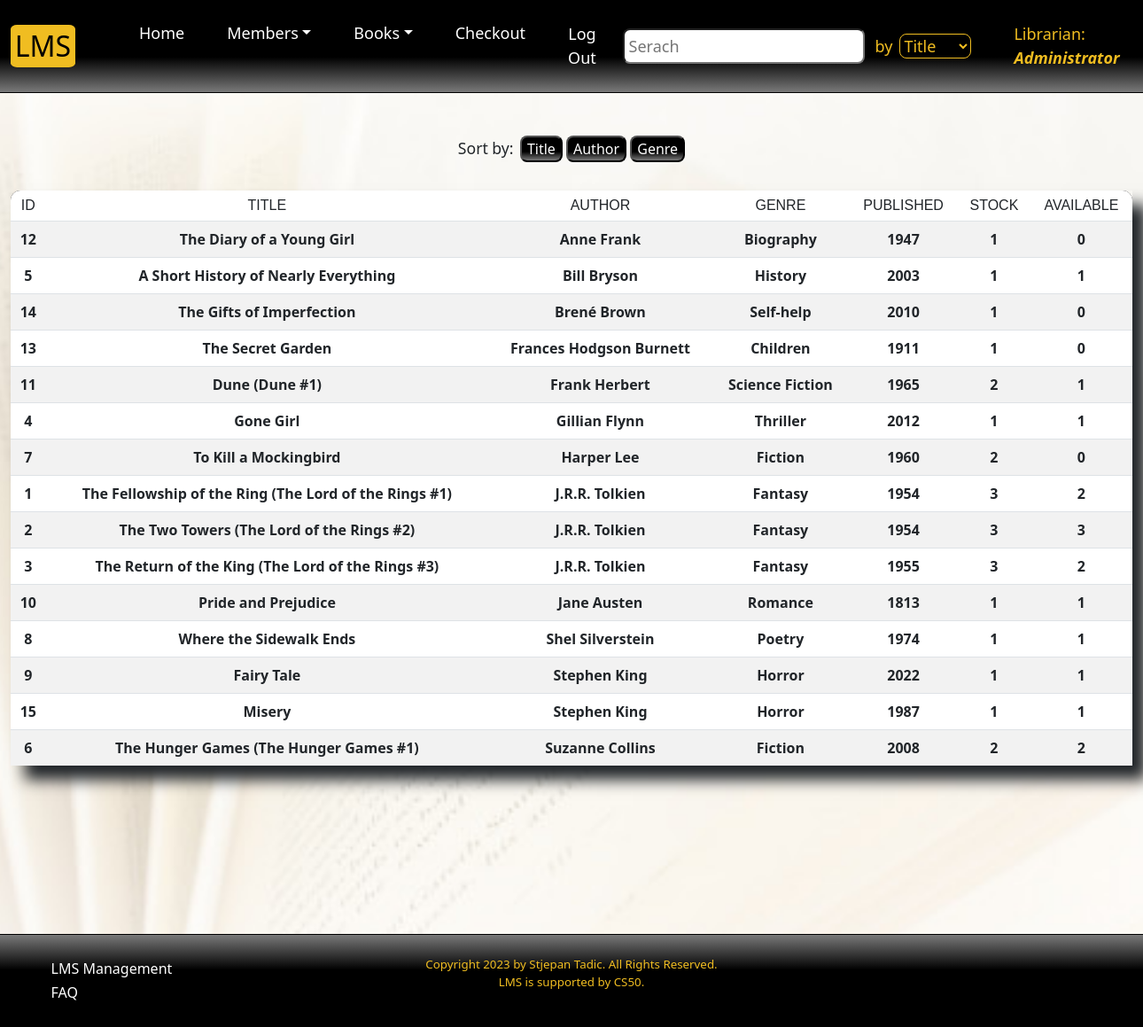
Screenshot of /catalogue?sort=author (signed in) with the database file from the repository.
### tables this page shows
CREATE TABLE "staff" ("staff_id" INTEGER PRIMARY KEY AUTOINCREMENT UNIQUE NOT NULL, "name" TEXT NOT NULL, "username" TEXT NOT NULL, "hash" TEXT NOT NULL, time TIMESTAMP NOT NULL DEFAULT CURRENT_TIMESTAMP
);

CREATE TABLE "books" ("id" INTEGER PRIMARY KEY AUTOINCREMENT UNIQUE NOT NULL, "title" TEXT NOT NULL, "author" TEXT NOT NULL, "genre" TEXT NOT NULL, "year" TEXT NOT NULL, "stock" INTEGER NOT NULL, "available" INTEGER NOT NULL, time TIMESTAMP NOT NULL DEFAULT CURRENT_TIMESTAMP);

### app.py (the view)
@app.route('/catalogue')
@login_required
def catalogue():
    user_id = session['user_id']
    name = db.execute('SELECT name FROM staff WHERE staff_id = ?', user_id)[0]['name']
    if request.args.get('sort') == 'title':
        return redirect('/catalogue')
    elif request.args.get('sort') == 'author':
        books = db.execute('SELECT * FROM books ORDER BY author ASC')
        return render_template('catalogue.html', books=books, name=name)
    elif request.args.get('sort') == 'genre':
        books = db.execute('SELECT * FROM books ORDER BY genre ASC')
        return render_template('catalogue.html', books=books, name=name)
    books = db.execute('SELECT * FROM books ORDER BY title ASC')
    return render_template('catalogue.html', books=books, name=name)

### app.py (called while the page is built)
@app.after_request
def after_request(response):
    response.headers["Cache-Control"] = "no-cache, no-store, must-revalidate"
    response.headers["Expires"] = 0
    response.headers["Pragma"] = "no-cache"
    return response

def login_required(f):
    @wraps(f)
    def decorated_function(*args, **kwargs):
        if session.get("user_id") is None:
            return redirect("/login")
        return f(*args, **kwargs)
    return decorated_function

### templates/catalogue.html (shortened to what this page needs)
{% extends "layout.html" %}
{% block search %}
<input id="search" class="search me-2" onkeyup="searchCatalogue()" type="search" name="query" autocomplete="off" placeholder="Serach" aria-label="Search" autofocus>
<span class="by">by</span>
<select name="field" id="field" class="select">
    <option value="title">Title</option>
</select>
{% endblock %}
{% block main %}
<div class="sort">
    <span class="sort-by">Sort by:</span>
    <a href="/catalogue?sort=title"><button class="button">Title</button></a>
    <a href="/catalogue?sort=author"><button class="button">Author</button></a>
    <a href="/catalogue?sort=genre"><button class="button">Genre</button></a>
</div>
<div class="wrapper">
<table id='books' class="table table-striped">
    <thead class="sticky-top table-top">
        <tr>
            <th scope="col" style="border-radius: 0.7rem 0 0 0;">ID</th>
            <th scope="col">TITLE</th>
            <th scope="col">AUTHOR</th>
            <th scope="col">GENRE</th>
            <th scope="col">PUBLISHED</th>
            <th scope="col">STOCK</th>
            <th scope="col" style="border-radius: 0 0.7rem 0 0;">AVAILABLE</th>
        </tr>
    </thead>
    <tbody>
        {% for book in books %}
        <tr class="row-data">
            <td>{{ book.id }}</td>
            <td>{{ book.title }}</td>
            <td>{{ book.author }}</td>
            <td>{{ book.genre }}</td>
            <td>{{ book.year }}</td>
            <td>{{ book.stock }}</td>
            <td>{{ book.available }}</td>
        </tr>
        {% endfor %}
    </tbody>
</table>
</div>
{% endblock %}

### templates/layout.html (shortened to what this page needs)
<!DOCTYPE html>
<html land="en">
<head>
    <link href="https://cdn.jsdelivr.net/npm/bootstrap@5.3.0-alpha1/dist/css/bootstrap.min.css" rel="stylesheet">
    <link href="../static/styles.css" rel="stylesheet">
    <link href="../static/popups.css" rel="stylesheet">
    <link href="../static/offcanvas.css" rel="stylesheet">
    <link href="../static/management.css" rel="stylesheet">
</head>
<body spellcheck="false">
    <nav class="navbar navbar-expand-lg sticky-top">
        <div class="container-fluid">
            <a class="navbar-brand" href="/">LMS</a>
            <div class="collapse navbar-collapse" id="navbarSupportedContent">
                {% if session["user_id"] %}
                    <ul class="navbar-nav me-auto mb-2 mb-lg-0">
                        <li class="nav-item"><a class="nav-link" aria-current="page" href="/">Home</a></li>
                        <li class="nav-item dropdown">
                            <a class="nav-link dropdown-toggle" href="#" role="button" data-bs-toggle="dropdown" aria-expanded="false">Members</a>
                        </li>
                        <li class="nav-item dropdown">
                            <a class="nav-link dropdown-toggle" href="#" role="button" data-bs-toggle="dropdown" aria-expanded="false">Books</a>
                        </li>
                        <li class="nav-item"><a class="nav-link" aria-current="page" href="/checkout">Checkout</a></li>
                        <li class="nav-item">
                            <form aria-current="page" action="/logout" onsubmit="return confirm('Do you want to log out of this device?')">
                                <button class="logout"><a class="nav-link">Log Out</a></button>
                            </form>
                        </li>
                    </ul>
                    {% block search %}{% endblock %}
                    <div class="nav-item user">Librarian: <span>{{ name }}</span></div>
                {% endif %}
            </div>
        </div>
    </nav>
    <main class="container-fluid text-center py-5">
        {% block main %}
        {% endblock %}
    </main>
    <footer>
        {% if session["user_id"] %}
        <div class="footer-item">
            {% if session["user_id"] == 1 %}
                <div><a class="nav-link" aria-current="page" href="/history">LMS Management</a></div>
            {% else %}
                <div><a class="nav-link" aria-current="page" href="/account">Account</a></div>
            {% endif %}
            <div><a class="nav-link" aria-current="page" href="/faq">FAQ</a></div>
        </div>
        {% endif %}
        <p>Copyright 2023 by Stjepan Tadic. All Rights Reserved.<br>
        LMS is supported by CS50.</p>
    </footer>
</body>
</html>

### static/styles.css (style rules this page uses)
body { background-image: url("book.jpg"); background-attachment: fixed; min-height: 100vh; display: flex; flex-direction: column; background-position: center center; background-size: cover; }
nav { background-image: linear-gradient(180deg, rgba(0,0,0,1) 62%, rgba(121,121,121,1) 100%); border-bottom: solid black 0.1rem; }
.navbar { font-size: large; z-index: 2; }
.nav-item { padding: 0.5rem 1rem; }
.navbar-brand { margin-right: 3rem; border-radius: 10%; padding: 0 0.3rem; font-size: 2rem; background-color: rgb(240, 189, 33); }
.nav-link { color: white; }
.logout { background-color: transparent; border-style: none; padding-left: 0; }
.select { color: rgb(240, 189, 33); border: 0.1rem solid rgb(240, 189, 33); background-color: transparent; border-radius: 0.5rem; }
.select option { background-color: black; }
.by { color: rgb(240, 189, 33); padding: 0 0.5rem 0 0.2rem; }
footer { background-image: linear-gradient(0deg, rgba(0,0,0,1) 62%, rgba(121,121,121,1) 100%); margin-top: auto; padding: 1.5rem; color: rgb(240, 189, 33); font-size: smaller; text-align: center; border-top: solid black 0.1rem; z-index: 2; }
.footer-item { float: left; margin: auto; font-size: 1rem; position: absolute; text-align: left; }
.footer-item div { padding: 0.1rem; margin-left: 2rem; }
.user { color: rgb(240, 189, 33); float: right; margin-left: 2rem; }
.user span { font-style: italic; font-weight: bold; }
.search { background-color: white; border-radius: 0.5rem; padding: 0.3rem; }
.sort { margin-bottom: 2rem; }
.sort-by { font-size: 1.1rem; padding-right: .2rem; }
.wrapper { overflow: hidden; overflow-x: auto; overflow-y: auto; max-height: 56vh; box-shadow: 1rem 1rem 1rem; font-weight: bold; }
.table-top { background-image: linear-gradient(180deg, rgba(0,0,0,1) 62%, rgba(121,121,121,1) 100%); color: white; z-index: 1; }
th { font: caption; }
.button { color: white; background-image: linear-gradient(180deg, rgba(0,0,0,1) 62%, rgba(121,121,121,1) 100%); border-radius: 0.5rem; }
option { background-color: rgb(240, 189, 33, 0.3); }

### rows the page displays
staff: name "Administrator"
books: id "12", title "The Diary of a Young Girl", author "Anne Frank", genre "Biography", year "1947", stock "1", available "0"
books: id "5", title "A Short History of Nearly Everything", author "Bill Bryson", genre "History", year "2003", stock "1", available "1"
books: id "14", title "The Gifts of Imperfection", author "Brené Brown", genre "Self-help", year "2010", stock "1", available "0"
books: id "13", title "The Secret Garden", author "Frances Hodgson Burnett", genre "Children", year "1911", stock "1", available "0"
books: id "11", title "Dune (Dune #1)", author "Frank Herbert", genre "Science Fiction", year "1965", stock "2", available "1"
books: id "4", title "Gone Girl", author "Gillian Flynn", genre "Thriller", year "2012", stock "1", available "1"
books: id "7", title "To Kill a Mockingbird", author "Harper Lee", genre "Fiction", year "1960", stock "2", available "0"
books: id "1", title "The Fellowship of the Ring (The Lord of the Rings #1)", author "J.R.R. Tolkien", genre "Fantasy", year "1954", stock "3", available "2"
books: id "2", title "The Two Towers (The Lord of the Rings #2)", author "J.R.R. Tolkien", genre "Fantasy", year "1954", stock "3", available "3"
books: id "3", title "The Return of the King (The Lord of the Rings #3)", author "J.R.R. Tolkien", genre "Fantasy", year "1955", stock "3", available "2"
books: id "10", title "Pride and Prejudice", author "Jane Austen", genre "Romance", year "1813", stock "1", available "1"
books: id "8", title "Where the Sidewalk Ends", author "Shel Silverstein", genre "Poetry", year "1974", stock "1", available "1"
books: id "9", title "Fairy Tale", author "Stephen King", genre "Horror", year "2022", stock "1", available "1"
books: id "15", title "Misery", author "Stephen King", genre "Horror", year "1987", stock "1", available "1"
books: id "6", title "The Hunger Games (The Hunger Games #1)", author "Suzanne Collins", genre "Fiction", year "2008", stock "2", available "2"
